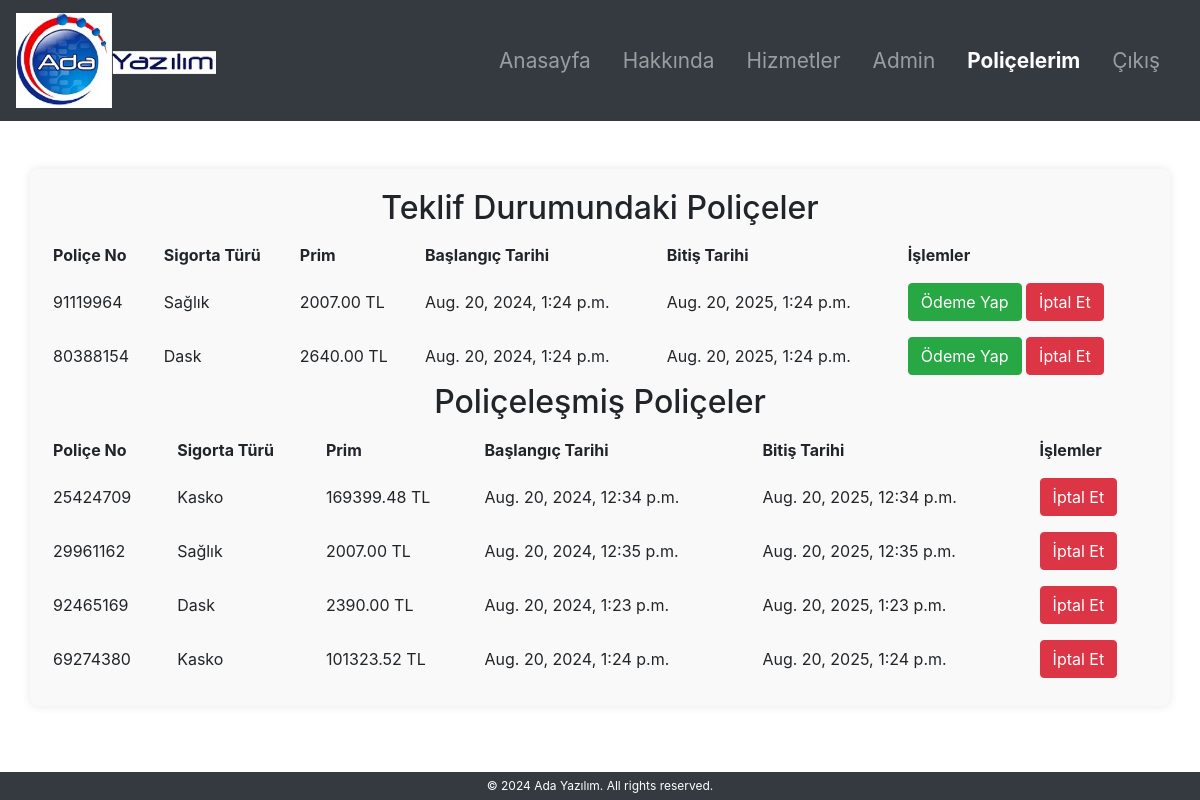
The app's page /accounts/user_profile/ (signed in) with its own data.
### services/models.py (models this page shows, shortened)
class Police(models.Model):
    POLICE_STATUS_CHOICES = [
        ('T', 'Teklif'),
        ('P', 'Poliçeleşmiş')
    ]
    police_no = models.IntegerField(unique=True)
    musteri_no = models.ForeignKey(settings.AUTH_USER_MODEL, on_delete=models.CASCADE)
    status = models.CharField(max_length=1, choices=POLICE_STATUS_CHOICES, null= False, blank= False)
    brans_kodu = models.CharField(max_length=3)
    prim = models.DecimalField(max_digits=10, decimal_places=2)
    onaylayan = models.ForeignKey(settings.AUTH_USER_MODEL, related_name='onaylayan', on_delete=models.CASCADE)
    tanzim_tarihi = models.DateTimeField(auto_now_add=True)
    baslangic_tarihi = models.DateTimeField()
    bitis_tarihi = models.DateTimeField()
    class Meta:
        verbose_name_plural = 'Poliçeler'

### accounts/views.py (the view)
# urls.py: path('user_profile/', views.user_profile, name='user_profile'),
@login_required
def user_profile(request):
    user = request.user
    teklif_policeler = Police.objects.filter(musteri_no=user, status='T')
    policelenmis_policeler = Police.objects.filter(musteri_no=user, status='P')
    brans_isimleri = {
        '199': 'Dask',
        '340': 'Kasko',
        '610': 'Sağlık'
    }
    teklif_policeler = [
        {
            "id": police.id,
            "police_no": police.police_no,
            "brans_adi": brans_isimleri.get(police.brans_kodu, police.brans_kodu),
            "prim": police.prim,
            "baslangic_tarihi": police.baslangic_tarihi,
            "bitis_tarihi": police.bitis_tarihi,
        } for police in teklif_policeler
    ]
    policelenmis_policeler = [
        {
            "id": police.id,
            "police_no": police.police_no,
            "brans_adi": brans_isimleri.get(police.brans_kodu, police.brans_kodu),
            "prim": police.prim,
            "baslangic_tarihi": police.baslangic_tarihi,
            "bitis_tarihi": police.bitis_tarihi,
        } for police in policelenmis_policeler
    ]
    context = {
        'teklif_policeler': teklif_policeler,
        'policelemes_policeler': policelenmis_policeler,
    }
    return render(request, 'accounts/user_profile.html', context)

### templates/accounts/user_profile.html
{% extends "base.html" %}
{% block content %}
    <h2>Teklif Durumundaki Poliçeler</h2>
    {% if teklif_policeler %}
        <table style="width:100%; border-spacing: 0 15px;">
            <thead>
                <tr>
                    <th style="text-align:left; padding: 8px;">Poliçe No</th>
                    <th style="text-align:left; padding: 8px;">Sigorta Türü</th>
                    <th style="text-align:left; padding: 8px;">Prim</th>
                    <th style="text-align:left; padding: 8px;">Başlangıç Tarihi</th>
                    <th style="text-align:left; padding: 8px;">Bitiş Tarihi</th>
                    <th style="text-align:left; padding: 8px;">İşlemler</th>
                </tr>
            </thead>
            <tbody>
                {% for police in teklif_policeler %}
                    <tr>
                        <td style="padding: 8px;">{{ police.police_no }}</td>
                        <td style="padding: 8px;">{{ police.brans_adi }}</td>
                        <td style="padding: 8px;">{{ police.prim }} TL</td>
                        <td style="padding: 8px;">{{ police.baslangic_tarihi }}</td>
                        <td style="padding: 8px;">{{ police.bitis_tarihi }}</td>
                        <td style="padding: 8px;">
                            <a href="{% url 'payment' police.id %}" class="btn btn-success">Ödeme Yap</a>
                            <a href="{% url 'iptal_et' police.id %}" class="btn btn-danger">İptal Et</a>
                        </td>
                    </tr>
                {% endfor %}
            </tbody>
        </table>
    {% else %}
        <p>Henüz teklif durumunda olan bir poliçeniz yok.</p>
    {% endif %}
    <h2>Poliçeleşmiş Poliçeler</h2>
    {% if policelemes_policeler %}
        <table style="width:100%; border-spacing: 0 15px;">
            <thead>
                <tr>
                    <th style="text-align:left; padding: 8px;">Poliçe No</th>
                    <th style="text-align:left; padding: 8px;">Sigorta Türü</th>
                    <th style="text-align:left; padding: 8px;">Prim</th>
                    <th style="text-align:left; padding: 8px;">Başlangıç Tarihi</th>
                    <th style="text-align:left; padding: 8px;">Bitiş Tarihi</th>
                    <th style="text-align:left; padding: 8px;">İşlemler</th>
                </tr>
            </thead>
            <tbody>
                {% for police in policelemes_policeler %}
                    <tr>
                        <td style="padding: 8px;">{{ police.police_no }}</td>
                        <td style="padding: 8px;">{{ police.brans_adi }}</td>
                        <td style="padding: 8px;">{{ police.prim }} TL</td>
                        <td style="padding: 8px;">{{ police.baslangic_tarihi }}</td>
                        <td style="padding: 8px;">{{ police.bitis_tarihi }}</td>
                        <td style="padding: 8px;">
                            <a href="{% url 'iptal_et' police.id %}" class="btn btn-danger">İptal Et</a>
                        </td>
                    </tr>
                {% endfor %}
            </tbody>
        </table>
    {% else %}
        <p>Henüz poliçeleşmiş bir poliçeniz yok.</p>
    {% endif %}
{% endblock %}

### static/css/style.css (style rules this page uses)
body { background-color: #f8f9fa; font-family: Arial, sans-serif; }
h2 { text-align: center; }

### records on screen
Police: prim "2007.00", baslangic_tarihi "Aug. 20, 2024, 1:24 p.m.", bitis_tarihi "Aug. 20, 2025, 1:24 p.m."
Police: prim "2640.00", baslangic_tarihi "Aug. 20, 2024, 1:24 p.m.", bitis_tarihi "Aug. 20, 2025, 1:24 p.m."
Police: prim "169399.48", baslangic_tarihi "Aug. 20, 2024, 12:34 p.m.", bitis_tarihi "Aug. 20, 2025, 12:34 p.m."
Police: prim "2007.00", baslangic_tarihi "Aug. 20, 2024, 12:35 p.m.", bitis_tarihi "Aug. 20, 2025, 12:35 p.m."
Police: prim "2390.00", baslangic_tarihi "Aug. 20, 2024, 1:23 p.m.", bitis_tarihi "Aug. 20, 2025, 1:23 p.m."
Police: prim "101323.52", baslangic_tarihi "Aug. 20, 2024, 1:24 p.m.", bitis_tarihi "Aug. 20, 2025, 1:24 p.m."

### other values on screen
{{ police.police_no }} "91119964" "80388154"
{{ police.brans_adi }} "Sağlık" "Dask"
{{ police.police_no }} "25424709" "29961162" "92465169" "69274380"
{{ police.brans_adi }} "Kasko" "Sağlık" "Dask" "Kasko"
